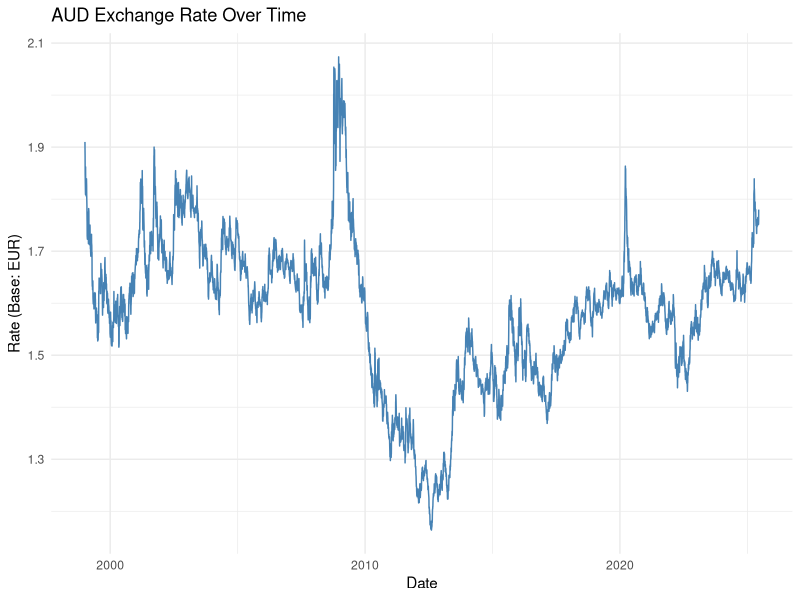
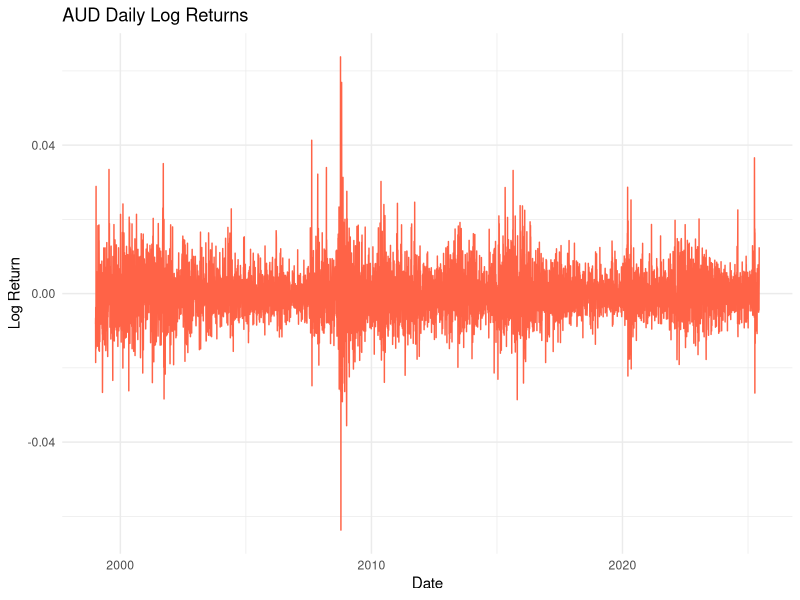
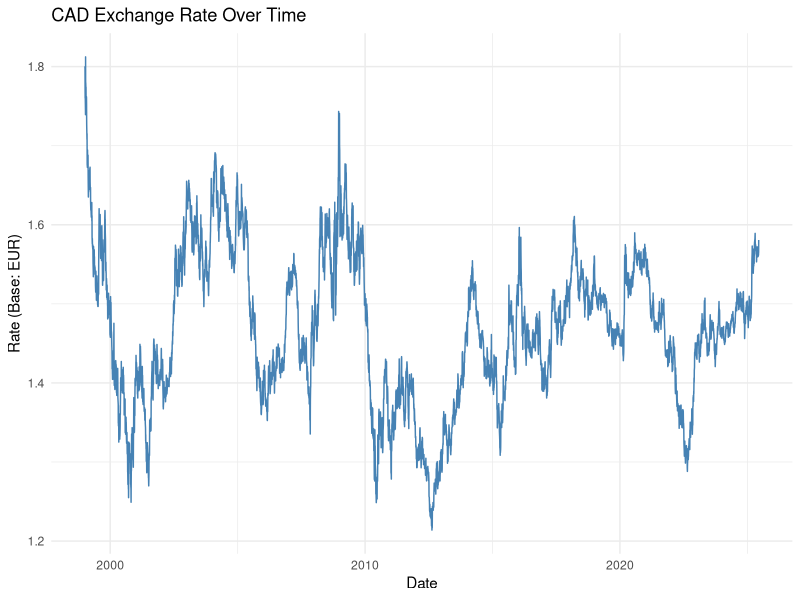
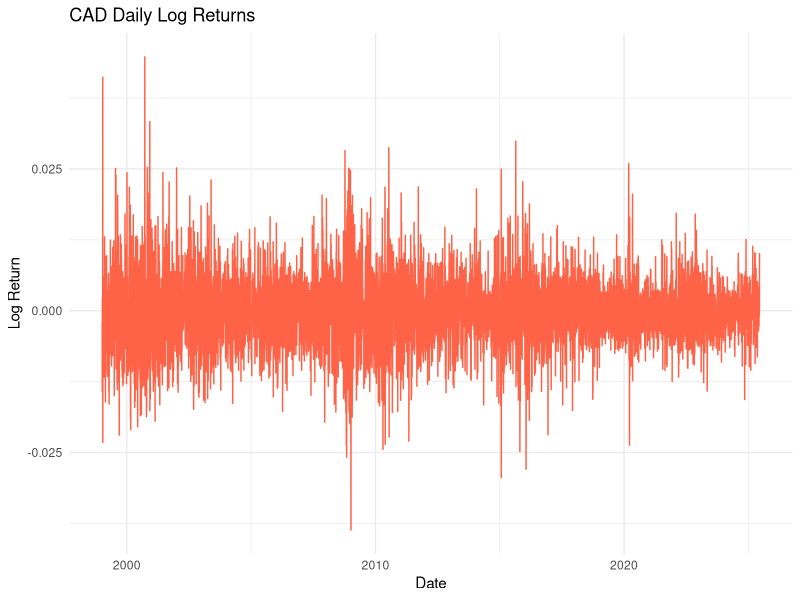
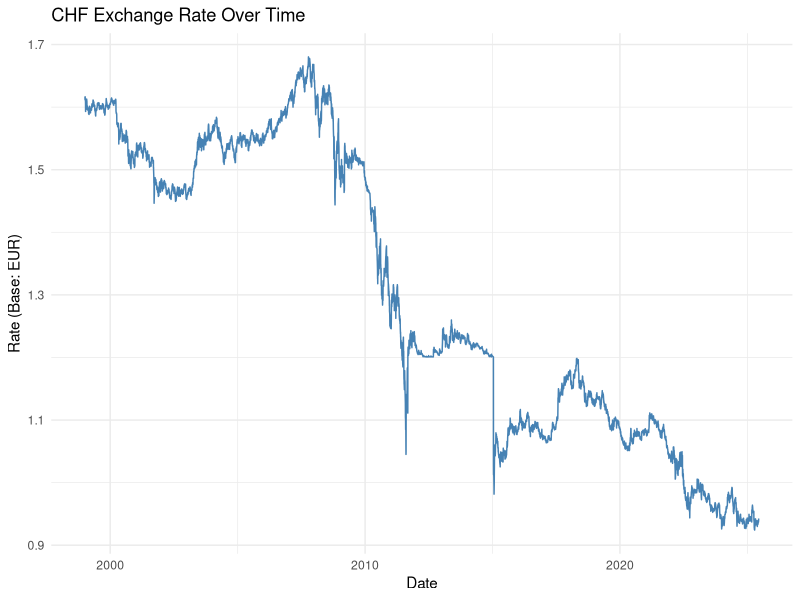
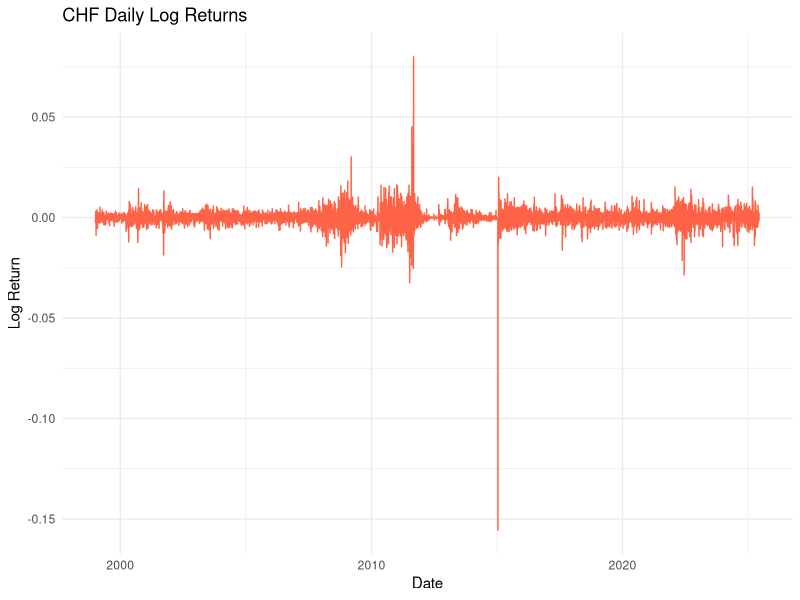
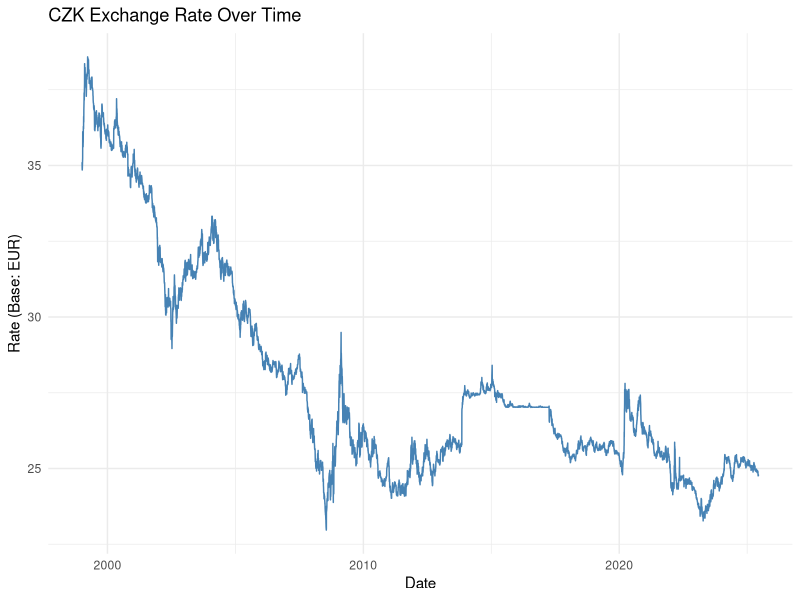
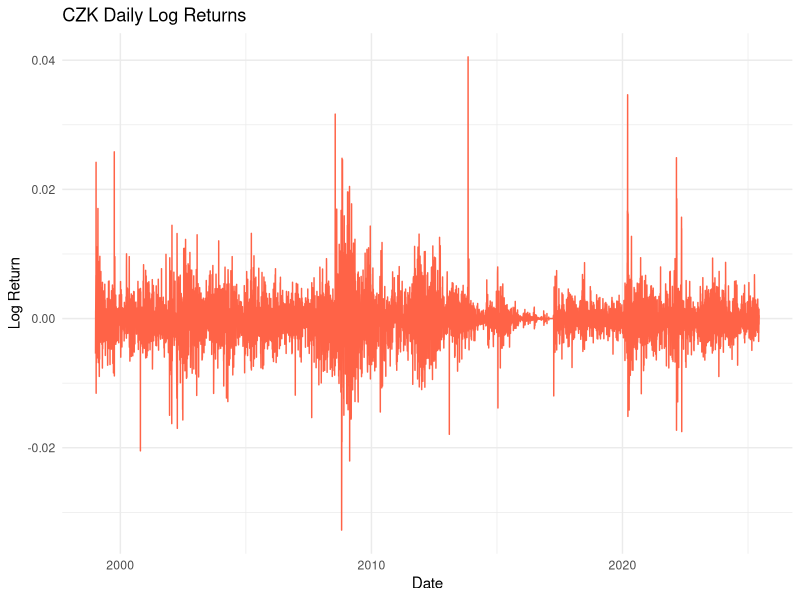

Write R code to recreate these figures, in order.
## ---- chunk 1
library(tidyverse)
library(lubridate)

history <- read_csv("../data/history.csv") %>% drop_na()
recent <- read_csv("../data/recent.csv")

# Combine and preprocess
exchange_data <- bind_rows(history, recent) %>%
  mutate(date = ymd(date))

common_currencies <- c("AUD", "CAD", "CHF", "CZK", "DKK", "GBP", "HKD",
                       "HUF", "JPY", "KRW", "NOK", "NZD", "PLN", "SEK",
                       "SGD", "USD", "ZAR")

# Log returns
exchange_returns <- exchange_data %>%
  filter(currency %in% common_currencies) %>%
  group_by(currency) %>%
  arrange(date) %>%
  mutate(log_return = log(rate) - lag(log(rate))) %>%
  ungroup()
## ---- chunk 2
for (cur in common_currencies) {
  cat("### ", cur, "\n\n")

  cat("#### Exchange Rate\n\n")
  print(
    ggplot(exchange_data %>% filter(currency == cur), aes(x = date, y = rate)) +
      geom_line(color = "steelblue") +
      labs(title = paste(cur, "Exchange Rate Over Time"), x = "Date", y = "Rate (Base: EUR)") +
      theme_minimal()
  )

  cat("\n\n#### Log Returns\n\n")
  print(
    ggplot(exchange_returns %>% filter(currency == cur), aes(x = date, y = log_return)) +
      geom_line(color = "tomato") +
      labs(title = paste(cur, "Daily Log Returns"), x = "Date", y = "Log Return") +
      theme_minimal()
  )

  cat("\n\n")
}
